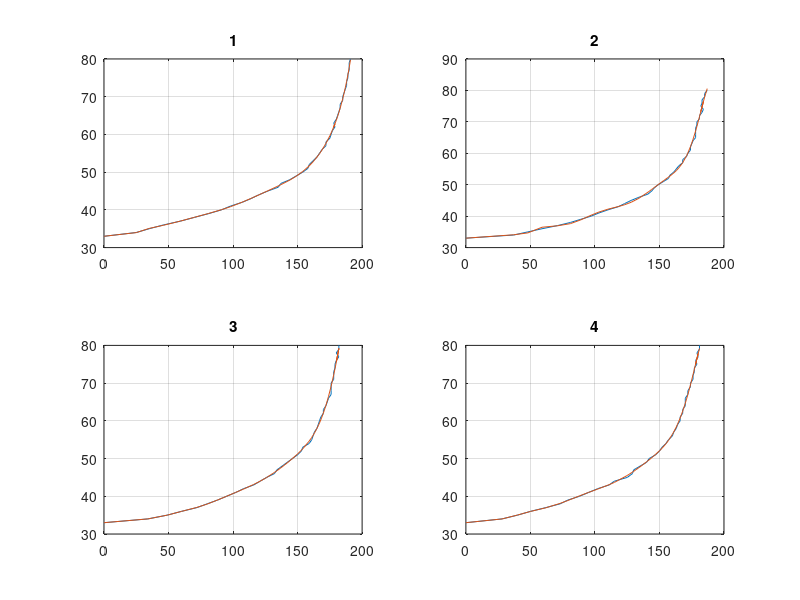
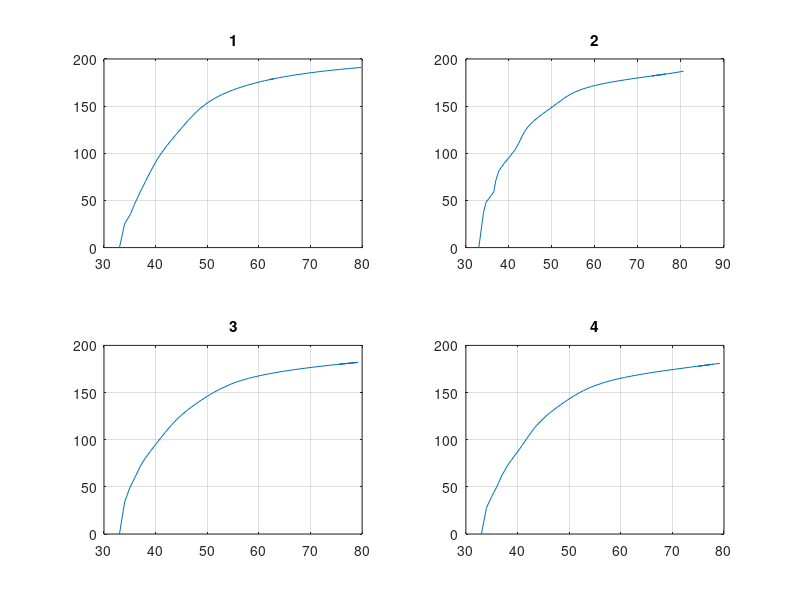
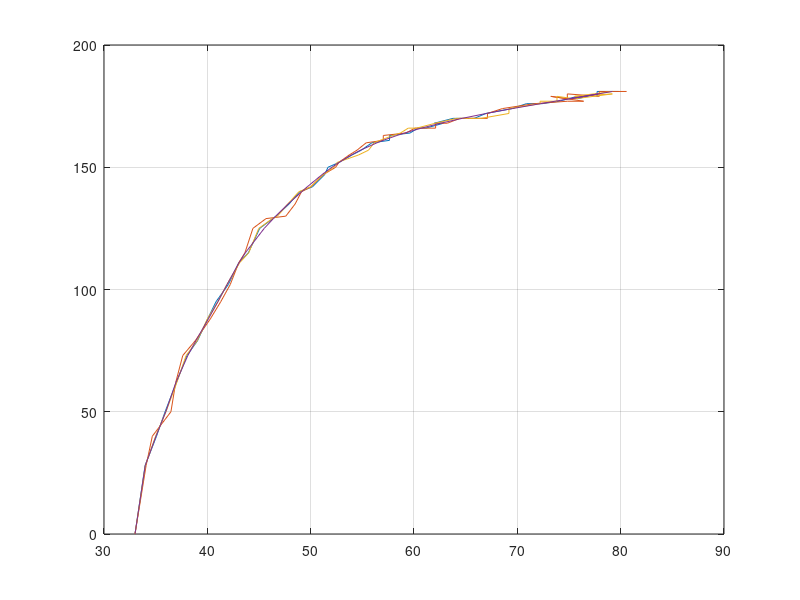

Write the MATLAB code that produced these figures, in order.
%egriUydur
clc
clear all
load('data3s.mat')
% data1=data(:,7:108);
data1=data(:,5:53);
dt=['1' '2' '3' '4'];
for i2=1:10
    i2
for i1=1:4
y1=data1(5,:);
x1=data1(i1,:);
   
d(i1,:)=polyfit(x1,y1,i2);
s(i1,:)=polyval(d(i1,:),x1);
figure(1)
subplot(2,2,i1)
plot(x1,y1,x1,s(i1,:))
title(dt(i1))
grid on

figure(2)
subplot(2,2,i1)
plot(s(i1,:),x1)
title(dt(i1))
grid on

end
% pause
clear d

figure(3)
plot(s(1,:),x1,s(2,:),x1,s(3,:),x1,s(4,:),x1)
grid on

end